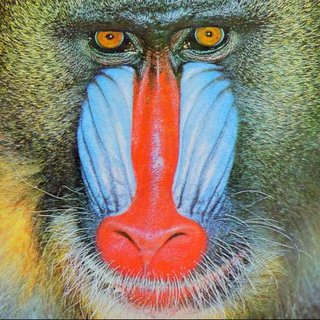
#> input picture baboon-color.jpg, 320 x 320 px
$ jupyter execute watermark-embedding-extraction-color-baboon.ipynb
#> lines starting #> are read from the running program, lines starting #| are printed output that depends on the picture
[cell 1]
from google.colab import drive
drive.mount('/content/drive')

[cell 2]
cd /content/drive/MyDrive/DIGITAL-WATERMARKING-PROJECT/Mayuk

# 1. Reversible Watermark generation and embedding

[cell 3]
import numpy as np
from google.colab.patches import cv2_imshow
import cv2
import pywt
from PIL import Image

[cell 4]
baboon = cv2.imread('baboon-color.jpg')
#> baboon is the input picture: shape (320, 320, 3); mean B, G, R 113.2, 128.9, 137.3
gray_baboon = cv2.cvtColor(baboon, cv2.COLOR_BGR2GRAY)
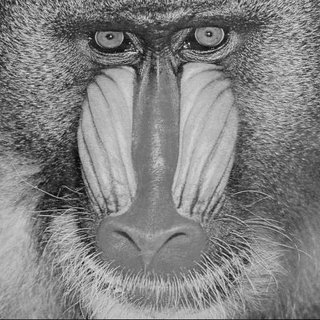
#> gray_baboon: shape (320, 320); min 1, max 246, mean 129.6

[cell 5]
print(gray_baboon.shape)
#| (320, 320)
print(baboon.shape)
#| (320, 320, 3)

[cell 6]
def haar_wavelet_transform(block):
    # Apply Haar wavelet transform
    LL, (LH, HL, HH) = pywt.dwt2(block, 'haar')
    return LL, LH, HL, HH

def reverse_haar_wavelet_transform(LL, LH, HL, HH):
    # Combine LL, LH, HL, and HH to reconstruct the original block
    block = np.zeros((2, 2))
    block[0, 0] = LL
    block[0, 1] = LH
    block[1, 0] = HL
    block[1, 1] = HH
    block_tuple = (np.array([[LL]]), (np.array([[LH]]), np.array([[HL]]), np.array([[HH]])))
    # Apply inverse Haar wavelet transform
    return pywt.idwt2(block_tuple, 'haar')

[cell 7]
cv2_imshow(baboon)

[cell 8]
cv2_imshow(gray_baboon)

[cell 9]
# apply wavelet transformation on each block of the image
def process_image(image):
    height, width = image.shape
    new_image = np.zeros((height, width))

    # Ensure the image dimensions are even for easy block division
    if height % 2 != 0:
        height -= 1
    if width % 2 != 0:
        width -= 1

    for y in range(0, height, 2):
        for x in range(0, width, 2):
            block = image[y:y+2, x:x+2]
            LL, LH, HL, HH = haar_wavelet_transform(block)
            # Replace pixel values of the block with subbands
            new_image[y, x] = LL  # Replace top-left pixel with LL subband
            new_image[y, x+1] = LH  # Replace top-right pixel with LH subband
            new_image[y+1, x] = HL  # Replace bottom-left pixel with HL subband
            new_image[y+1, x+1] = HH  # Replace bottom-right pixel with HH subband
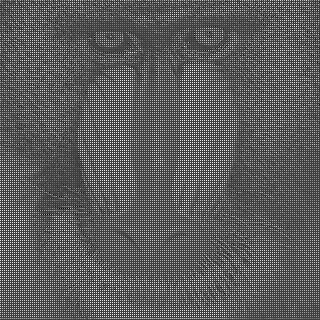
#> new_image: shape (320, 320) float64; min -135, max 417.5, mean 65; drawn with min black and max white

    return new_image

[cell 10]
# apply reverse wavelet transformation on each block of the image
def reverse_process_image(image):
    height, width = image.shape
    original_image = np.zeros((height, width))

    for y in range(0, height, 2):
        for x in range(0, width, 2):
            LL = image[y, x]
            LH = image[y, x+1]
            HL = image[y+1, x]
            HH = image[y+1, x+1]
            block = reverse_haar_wavelet_transform(LL, LH, HL, HH)
            original_image[y:y+2, x:x+2] = block

    return original_image

[cell 11]
# apply wavelet transformation on each 2*2 block of the image
t_baboon = process_image(gray_baboon)
cv2_imshow(t_baboon)

[cell 12]
# divide the entire matrix into blocks of 2*2 size
def divide_into_blocks(matrix):
    height, width = matrix.shape
    blocks = []
    for y in range(0, height, 2):
        for x in range(0, width, 2):
            blocks.append(matrix[y:y+2, x:x+2])
    return blocks


# after performing operation combine all the blocks into the matrix
def combine_blocks(blocks, matrix_shape):
    height, width = matrix_shape
    matrix = np.zeros(matrix_shape)
    index = 0
    for y in range(0, height, 2):
        for x in range(0, width, 2):
            matrix[y:y+2, x:x+2] = blocks[index]
            index += 1
    return matrix

[cell 13]
# randomly shuffle all the blocks in the matrix
def shuffle_blocks(blocks, key_string):
    np.random.seed(sum(ord(c) for c in key_string))
    shuffled_indices = np.random.permutation(len(blocks))
    return [blocks[i] for i in shuffled_indices], shuffled_indices

# get the original matrix in correct order
def unshuffle_blocks(shuffled_blocks, shuffled_indices):
    unshuffled_blocks = [None] * len(shuffled_blocks)
    for i, block in enumerate(shuffled_blocks):
        unshuffled_blocks[shuffled_indices[i]] = block
#> this loop made 25600 passes
#> block on passes 1 to 3: [[356.5, 2.5], [21.5, -6.5]], [[182.5, -5.5], [-0.5, -0.5]], [[293.5, 27.5], [-6.5, -18.5]]
    return unshuffled_blocks

[cell 14]
P = t_baboon
# Divide matrix P into 2x2 blocks
blocks = divide_into_blocks(P)

# Shuffle blocks using a key string
key_string = "jD5r9H3pTcVuXzW6GvYtQx8P4eN1b2Sa"
shuffled_blocks, shuffled_indices = shuffle_blocks(blocks, key_string)

# Reverse the shuffle
unshuffled_blocks = unshuffle_blocks(shuffled_blocks, shuffled_indices)

# Reconstruct the original matrix P
reconstructed_P = combine_blocks(unshuffled_blocks, P.shape)

_p = combine_blocks(shuffled_blocks, P.shape)
#> call 2 of combine_blocks, with matrix_shape = (320, 320)
#> after the loop in combine_blocks (call 2), `for y in range(0, height, 2):`:
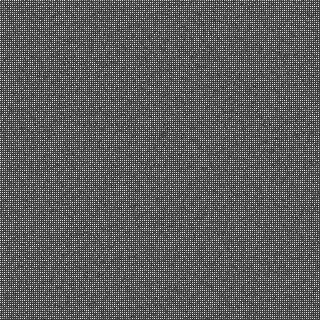
#> matrix: shape (320, 320) float64; min -135, max 417.5, mean 65; drawn with min black and max white
_p= shuffled_blocks

[cell 15]
pz = [] # integer matrix
pf = [] # decimal matrix

# Iterate over each block in _p
for block in _p:
    # Extract integer and decimal parts
    integer_part = np.array(block, dtype=int)
    decimal_part = block - integer_part

    # Append integer and decimal parts to respective lists
    pz.append(integer_part)
    pf.append(decimal_part)

[cell 16]
# authentication watermark generation ...

def average_of_msb_block(block):
    # Calculate absolute values of each number divided by 16
    abs_values_divided_by_16 = [abs(value // 16) for row in block for value in row]

    # Calculate the sum of absolute values divided by 16
    sum_of_abs_values_divided_by_16 = sum(abs_values_divided_by_16)

    # Calculate the average of the sum
    average_of_abs_values_divided_by_16 = sum_of_abs_values_divided_by_16 // 4

    # Convert the average to binary and ensure it's exactly 4 bits
    average_binary = bin(average_of_abs_values_divided_by_16 & 0b1111)[2:].zfill(4)
    return average_binary

[cell 17]
# feature-recovery watermark generation ...

def feature_watermark(matrix):
    n = len(matrix)
    m = len(matrix[0])

    if n != 2 or m != 2:
        return -1

    arr = []
    cnt = 1

    for i in range(n):
        for j in range(m):
            arr.append((matrix[i][j], cnt))
            cnt += 1

    arr.sort()

    highval = arr[3][0] + arr[2][0]
    lowval = arr[0][0] + arr[1][0]
    diff = highval - lowval

    ans = 0

    if diff < 3:
        ans = 0
    else:
        highidx1 = arr[3][1]
        highidx2 = arr[2][1]

        if highidx1 > highidx2:
            highidx1, highidx2 = highidx2, highidx1  # swap

        if highidx1 == 3 and highidx2 == 4:
            ans = 1
        elif highidx1 == 2 and highidx2 == 4:
            ans = 2
        elif highidx1 == 1 and highidx2 == 3:
            ans = 3
        elif highidx1 == 1 and highidx2 == 2:
            ans = 4
        elif highidx1 == 1 and highidx2 == 4:
            ans = 5
        elif highidx1 == 2 and highidx2 == 3:
            ans = 6

    finalans = ans * 32 + diff
    # Convert finalans to 8-bit binary format
    return format(finalans % 256, '08b')

[cell 18]
# replacing the bits in pixel values of each block ...

def replace_lsb_with_result_bit(block, result_bits, watermark_bits):
  aw=0
  fw=0
  for i in range(0,2):  # Iterating in reverse for 0001 order
    for j in range(0,2):
      temp = format(block[i][j],'08b')
      s_list = list(temp)
      s_list[7] = result_bits[aw]
      s_list[5] = watermark_bits[fw]
      s_list[6] = watermark_bits[fw+1]
      aw +=1
      fw +=2
      temp = ''.join(s_list)
      block[i][j] = int(temp, 2)
  return block

[cell 19]
# main embedding function in integer matrix ..
def embed_auth_watermark(blocks):
    processed_blocks = []
    for block in blocks:
        # Calculate the average of the absolute values divided by 16 and convert to 4-bit binary
        result = average_of_msb_block(block)
        # print(result)
        fwb = feature_watermark(block)
        # print(fwb)
        # Replace LSB of each value with bits from the result
        modified_block = replace_lsb_with_result_bit(block, result,fwb)
        processed_blocks.append(modified_block)
#> this loop made 25600 passes
    return processed_blocks

[cell 20]
# embed the watermark bits into integer matrix
_pz=embed_auth_watermark(pz)

[cell 21]
from decimal import Decimal, getcontext

# Set the precision for Decimal calculations
getcontext().prec = 10  # Set to the desired precision

# after embedding add integer and the decimal matrix ...
def add_blocks(block_list1, block_list2):
    # Check if the dimensions of the two block lists are compatible
    if len(block_list1) != len(block_list2) or len(block_list1[0]) != len(block_list2[0]):
        return "Error: The dimensions of the two block lists are not compatible."

    # Initialize an empty result list
    result = []

    # Iterate over each block in the block lists and add corresponding elements
    for i in range(len(block_list1)):
        row = []
        for j in range(len(block_list1[0])):
            # Convert input blocks to floats
            block1_float = [float(num) for num in block_list1[i][j]]
            block2_float = [float(num) for num in block_list2[i][j]]

            # Add corresponding elements from each block using Decimal
            block_sum = []
            for k in range(len(block1_float)):
                block_sum.append(block1_float[k] + block2_float[k])
            row.append(block_sum)
        result.append(row)

    return result

[cell 22]
# inverse wavelet transformation during extraction ...
def reverse_process_image2(currimage, watermarkImage):
    height, width = currimage.shape
    extractimage = np.zeros((height, width))

    for y in range(0, height, 2):
        for x in range(0, width, 2):
            LL = currimage[y, x]
            LH = currimage[y, x+1]
            HL = currimage[y+1, x]
            HH = currimage[y+1, x+1]
            block = reverse_haar_wavelet_transform(LL, LH, HL, HH)
            extractimage[y:y+2, x:x+2] = block
    extractimage = watermarkImage
    return extractimage

[cell 23]
block_list1 = _pz
block_list2 = pf

# Add the blocks of integer and decimal matrix after embedding
__p = add_blocks(block_list1, block_list2)

[cell 24]
# reverse shuffling after embedding
unshuffled_blocks = unshuffle_blocks(__p, shuffled_indices)
#> the loop in unshuffle_blocks (call 2), `for i, block in enumerate(shuffled_blocks):` made 25600 passes
#> block on passes 1 to 3: [[364.5, 3.5], [23.5, -2.5]], [[178.5, -2.5], [4.5, 6.5]], [[301.5, 27.5], [-4.5, -17.5]]

# convert the tupple of blocks into the matrix
reconstructed__P = combine_blocks(unshuffled_blocks, P.shape)

[cell 25]
# use inverse wavelet transformation
_o = reverse_process_image(reconstructed__P)

[cell 26]
# final watermark image
cv2_imshow(_o)

[cell 27]
# calculate psnr between cover image and watermarked image
def psnr_grayscale(img1, img2):
    # Add channel dimension if it doesn't exist (for grayscale images)
    if len(img1.shape) == 2:
        img1 = np.expand_dims(img1, axis=-1)
    if len(img2.shape) == 2:
        img2 = np.expand_dims(img2, axis=-1)

    # Convert images to float32
    img1 = np.float32(img1)
    img2 = np.float32(img2)

    # Calculate squared difference
    diff = img1 - img2
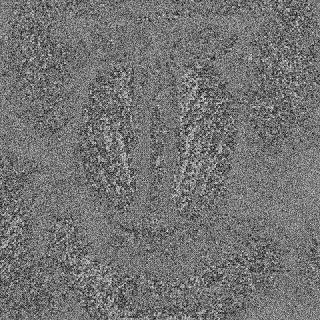
#> diff: shape (320, 320, 1) float32; min -13.5, max 16, mean -0.139; drawn with min black and max white
    squared_diff = diff ** 2
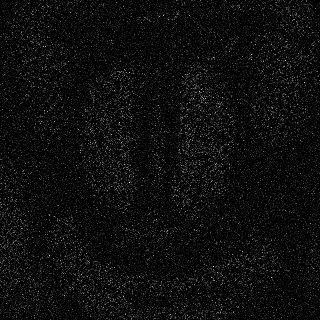
#> squared_diff: shape (320, 320, 1) float32; min 0, max 256, mean 14.6; drawn with min black and max white

    # Calculate MSE (Mean Squared Error)
    mse = np.mean(squared_diff)

    # Calculate PSNR
    if mse == 0:
        psnr_val = float('inf')
    else:
        max_pixel_value = 255.0
        psnr_val = 25 * np.log10(max_pixel_value / np.sqrt(mse))

    return psnr_val

[cell 28]
psnr_grayscale(gray_baboon,_o)
#> Out = 45.62

[cell 29]
# comparison of NCC between 2 images
def normalize(image):
    """
    Normalize the image to have zero mean and unit variance.
    """
    return (image - np.mean(image)) / np.std(image)

def ncc(image1, image2):
    """
    Calculate the normalized cross-correlation (NCC) between two images.
    """
    # Normalize the images
    image1_normalized = normalize(image1)
    image2_normalized = normalize(image2)

    # Compute the cross-correlation
    cross_correlation = np.correlate(image1_normalized.flatten(), image2_normalized.flatten())

    # Compute the normalization factor
    normalization_factor = np.sqrt(np.sum(image1_normalized**2) * np.sum(image2_normalized**2))

    # Calculate the NCC
    ncc_value = cross_correlation / normalization_factor

    return ncc_value

[cell 30]
# NCC between the original image and watermark image
ncc(gray_baboon,_o)
#> Out = [0.996]

# 2. Reversible watermark extraction

[cell 31]
# apply wavelet transformation on each 2*2 block of the watermarked image
t_baboon2 = process_image(_o)
cv2_imshow(t_baboon2)

[cell 32]
P2 = t_baboon2
# Divide matrix P into 2x2 blocks
blocks2 = divide_into_blocks(P2)

# Shuffle blocks using a key string
key_string = "jD5r9H3pTcVuXzW6GvYtQx8P4eN1b2Sa"
shuffled_blocks2, shuffled_indices2 = shuffle_blocks(blocks2, key_string)

# Reverse the shuffle
unshuffled_blocks2 = unshuffle_blocks(shuffled_blocks2, shuffled_indices2)

# Reconstruct the original matrix P
reconstructed_P2 = combine_blocks(unshuffled_blocks2, P2.shape)

_p = combine_blocks(shuffled_blocks, P.shape)
_p2= shuffled_blocks

[cell 33]
pz2 = [] # integer matrix for watermarked image
pf2 = [] # decimal matrix for watermarked image

# Iterate over each block in _p2
for block in _p2:
    # Extract integer and decimal parts
    integer_part = np.array(block, dtype=int)
    decimal_part = block - integer_part

    # Append integer and decimal parts to respective lists
    pz2.append(integer_part)
    pf2.append(decimal_part)

[cell 34]
# extracting the authentication watermark ..
def extract_auth_watermark(block):
    auth_watermark = ''
    for i in range(2):  # Iterating over 4 pixels
        for j in range(2):
            pixel_value_binary = format(block[i][j], '08b')  # Convert pixel value to binary string
            auth_watermark += pixel_value_binary[-1]  # Take the last bit of each pixel value
    return auth_watermark


# extracting the feature watermark ..
def extract_feature_watermark(block):
    feature_watermark = ''
    for i in range(2):  # Iterating over 4 pixels
        for j in range(2):
            pixel_value_binary = format(block[i][j], '08b')  # Convert pixel value to binary string
            feature_watermark += pixel_value_binary[-3:-1]  # Take the 2nd and 3rd bits of each pixel value
    return feature_watermark

[cell 35]
def extract_watermarked_blocks(processed_blocks):
    extracted_blocks = []
    for block in processed_blocks:
        auth_watermark_old = average_of_msb_block(block)  # Get the previously obtained authentication watermark
        feature_watermark_old = feature_watermark(block)  # Get the previously obtained feature watermark

        auth_watermark_new = extract_auth_watermark(block)  # Extract authentication watermark from the block
        feature_watermark_new = extract_feature_watermark(block)  # Extract feature watermark from the block

        # Compare the extracted watermarks with the previously obtained ones
        if auth_watermark_new == auth_watermark_old :
            # If both watermarks match, make the block 0
            extracted_blocks.append(block)
        else:
            # If watermarks don't match, make the block dark (set all values to 0)
            extracted_blocks.append([[255, 255], [255, 255]])
    return extracted_blocks

[cell 36]
# embed the watermark bits into integer matrix
_pz2=extract_watermarked_blocks(pz2)

[cell 37]
# Add the blocks of integer and decimal matrix after embedding
__p2 = add_blocks(_pz2, pf2)

[cell 38]
# reverse shuffling after embedding
unshuffled_blocks2 = unshuffle_blocks(__p2, shuffled_indices2)

# convert the tupple of blocks into the matrix
reconstructed__P2 = combine_blocks(__p2, P2.shape)
#> after the loop in combine_blocks (call 6), `for y in range(0, height, 2):`:
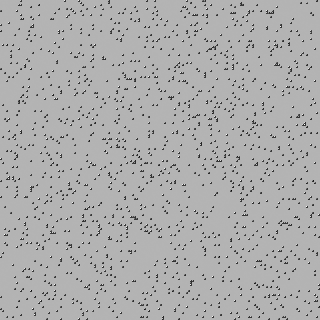
#> matrix: shape (320, 320) float64; min -117, max 410.5, mean 243.2; drawn with min black and max white

[cell 39]
# use inverse wavelet transformation
_o2 = reverse_process_image2(reconstructed__P2,_o)
#> after the loop in reverse_process_image2, `for y in range(0, height, 2):`:
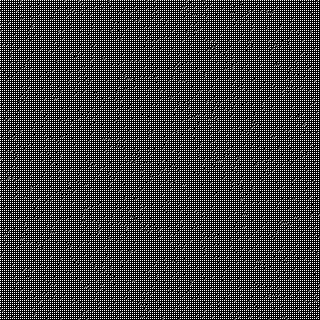
#> extractimage: shape (320, 320) float64; min -1.5, max 511.5, mean 127.7; drawn with min black and max white
#> (the rest of the program and of its run is left out)
